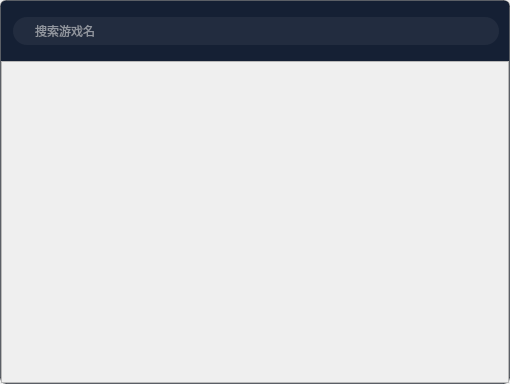
<?xml version="1.0" encoding="UTF-8"?>
<ui version="4.0">
 <class>gameInfo</class>
 <widget class="QWidget" name="gameInfo">
  <property name="geometry">
   <rect>
    <x>0</x>
    <y>0</y>
    <width>510</width>
    <height>384</height>
   </rect>
  </property>
  <property name="minimumSize">
   <size>
    <width>510</width>
    <height>384</height>
   </size>
  </property>
  <property name="maximumSize">
   <size>
    <width>510</width>
    <height>384</height>
   </size>
  </property>
  <property name="windowTitle">
   <string>Form</string>
  </property>
  <layout class="QVBoxLayout" name="verticalLayout">
   <property name="spacing">
    <number>0</number>
   </property>
   <property name="leftMargin">
    <number>0</number>
   </property>
   <property name="topMargin">
    <number>0</number>
   </property>
   <property name="rightMargin">
    <number>0</number>
   </property>
   <property name="bottomMargin">
    <number>0</number>
   </property>
   <item>
    <widget class="QFrame" name="frame">
     <property name="styleSheet">
      <string notr="true">#frame
{
	background: #152034;
	border: 1px solid rgba(0,0,0,0.3);
	border-radius: 6px;
}</string>
     </property>
     <property name="frameShape">
      <enum>QFrame::StyledPanel</enum>
     </property>
     <property name="frameShadow">
      <enum>QFrame::Raised</enum>
     </property>
     <layout class="QVBoxLayout" name="verticalLayout_2">
      <property name="spacing">
       <number>0</number>
      </property>
      <property name="leftMargin">
       <number>0</number>
      </property>
      <property name="topMargin">
       <number>0</number>
      </property>
      <property name="rightMargin">
       <number>0</number>
      </property>
      <property name="bottomMargin">
       <number>0</number>
      </property>
      <item>
       <widget class="QWidget" name="widget_top" native="true">
        <property name="minimumSize">
         <size>
          <width>0</width>
          <height>60</height>
         </size>
        </property>
        <property name="maximumSize">
         <size>
          <width>16777215</width>
          <height>60</height>
         </size>
        </property>
        <widget class="QWidget" name="widget_searchLine" native="true">
         <property name="geometry">
          <rect>
           <x>12</x>
           <y>16</y>
           <width>486</width>
           <height>28</height>
          </rect>
         </property>
         <property name="minimumSize">
          <size>
           <width>486</width>
           <height>28</height>
          </size>
         </property>
         <property name="maximumSize">
          <size>
           <width>486</width>
           <height>28</height>
          </size>
         </property>
         <property name="styleSheet">
          <string notr="true">#widget_searchLine
{
	background: rgba(234, 234, 234, 0.06);
	border-radius: 14px;
}</string>
         </property>
         <layout class="QHBoxLayout" name="horizontalLayout">
          <property name="spacing">
           <number>4</number>
          </property>
          <property name="topMargin">
           <number>0</number>
          </property>
          <property name="bottomMargin">
           <number>0</number>
          </property>
          <item>
           <widget class="QLabel" name="label_search">
            <property name="minimumSize">
             <size>
              <width>16</width>
              <height>16</height>
             </size>
            </property>
            <property name="maximumSize">
             <size>
              <width>16</width>
              <height>16</height>
             </size>
            </property>
            <property name="pixmap">
             <pixmap resource="changeUserInfo.qrc">:/changeUserInfo/qrc/iconly_light_outline_search.png</pixmap>
            </property>
            <property name="scaledContents">
             <bool>true</bool>
            </property>
           </widget>
          </item>
          <item>
           <widget class="QLineEdit" name="lineEdit_search">
            <property name="minimumSize">
             <size>
              <width>0</width>
              <height>28</height>
             </size>
            </property>
            <property name="maximumSize">
             <size>
              <width>16777215</width>
              <height>28</height>
             </size>
            </property>
            <property name="styleSheet">
             <string notr="true">#lineEdit_search
{
	font-size: 12px;
	font-family: 微软雅黑;
	color: rgba(255, 255, 255, 1);
	background-color: transparent;
	border: none;
}</string>
            </property>
            <property name="text">
             <string/>
            </property>
            <property name="placeholderText">
             <string>搜索游戏名</string>
            </property>
           </widget>
          </item>
         </layout>
        </widget>
       </widget>
      </item>
      <item>
       <widget class="QStackedWidget" name="stackedWidget">
        <property name="styleSheet">
         <string notr="true">#page_gameList,#page_search
{
	background-color: transparent;
	border: none;
}</string>
        </property>
        <widget class="QWidget" name="page_gameList">
         <layout class="QVBoxLayout" name="verticalLayout_3">
          <property name="spacing">
           <number>0</number>
          </property>
          <property name="leftMargin">
           <number>0</number>
          </property>
          <property name="topMargin">
           <number>0</number>
          </property>
          <property name="rightMargin">
           <number>0</number>
          </property>
          <property name="bottomMargin">
           <number>0</number>
          </property>
          <item>
           <widget class="QScrollArea" name="scrollArea_game">
            <property name="styleSheet">
             <string notr="true">QScrollArea { border:none; background: transparent; }
QScrollArea &gt; QWidget &gt; QWidget { background: transparent; }
QScrollArea &gt; QWidget &gt; QScrollBar { background: palette(base); }</string>
            </property>
            <property name="horizontalScrollBarPolicy">
             <enum>Qt::ScrollBarAlwaysOff</enum>
            </property>
            <property name="widgetResizable">
             <bool>true</bool>
            </property>
            <widget class="QWidget" name="scrollAreaWidgetContents">
             <property name="geometry">
              <rect>
               <x>0</x>
               <y>0</y>
               <width>508</width>
               <height>322</height>
              </rect>
             </property>
             <property name="styleSheet">
              <string notr="true">QLabel
{
	background: rgba(234, 234, 234, 0.03);
	font-size: 14px;
	font-family: 微软雅黑;
	color: #FFFFFF;
	padding-left:20px;
}</string>
             </property>
             <layout class="QVBoxLayout" name="verticalLayout_game">
              <property name="spacing">
               <number>0</number>
              </property>
              <property name="leftMargin">
               <number>0</number>
              </property>
              <property name="topMargin">
               <number>0</number>
              </property>
              <property name="rightMargin">
               <number>0</number>
              </property>
              <property name="bottomMargin">
               <number>0</number>
              </property>
             </layout>
            </widget>
           </widget>
          </item>
         </layout>
        </widget>
        <widget class="QWidget" name="page_search">
         <layout class="QVBoxLayout" name="verticalLayout_4">
          <property name="spacing">
           <number>0</number>
          </property>
          <property name="leftMargin">
           <number>0</number>
          </property>
          <property name="topMargin">
           <number>0</number>
          </property>
          <property name="rightMargin">
           <number>0</number>
          </property>
          <property name="bottomMargin">
           <number>0</number>
          </property>
          <item>
           <widget class="QScrollArea" name="scrollArea_search">
            <property name="styleSheet">
             <string notr="true">QScrollArea { border:none; background: transparent; }
QScrollArea &gt; QWidget &gt; QWidget { background: transparent; }
QScrollArea &gt; QWidget &gt; QScrollBar { background: palette(base); }</string>
            </property>
            <property name="horizontalScrollBarPolicy">
             <enum>Qt::ScrollBarAlwaysOff</enum>
            </property>
            <property name="widgetResizable">
             <bool>true</bool>
            </property>
            <widget class="QWidget" name="scrollAreaWidgetContent">
             <property name="geometry">
              <rect>
               <x>0</x>
               <y>0</y>
               <width>100</width>
               <height>30</height>
              </rect>
             </property>
             <property name="styleSheet">
              <string notr="true">QLabel
{
	background: rgba(234, 234, 234, 0.03);
	font-size: 14px;
	font-family: 微软雅黑;
	color: #FFFFFF;
	padding-left:20px;
}</string>
             </property>
             <layout class="QVBoxLayout" name="verticalLayout_6">
              <property name="spacing">
               <number>0</number>
              </property>
              <property name="leftMargin">
               <number>0</number>
              </property>
              <property name="topMargin">
               <number>0</number>
              </property>
              <property name="rightMargin">
               <number>0</number>
              </property>
              <property name="bottomMargin">
               <number>0</number>
              </property>
              <item>
               <layout class="QVBoxLayout" name="verticalLayout_search">
                <property name="spacing">
                 <number>0</number>
                </property>
               </layout>
              </item>
              <item>
               <spacer name="verticalSpacer">
                <property name="orientation">
                 <enum>Qt::Vertical</enum>
                </property>
                <property name="sizeHint" stdset="0">
                 <size>
                  <width>20</width>
                  <height>317</height>
                 </size>
                </property>
               </spacer>
              </item>
             </layout>
            </widget>
           </widget>
          </item>
         </layout>
        </widget>
       </widget>
      </item>
     </layout>
    </widget>
   </item>
  </layout>
 </widget>
 <resources>
  <include location="changeUserInfo.qrc"/>
  <include location="changeUserInfo.qrc"/>
  <include location="../../qrc/Resource.qrc"/>
 </resources>
 <connections/>
</ui>
